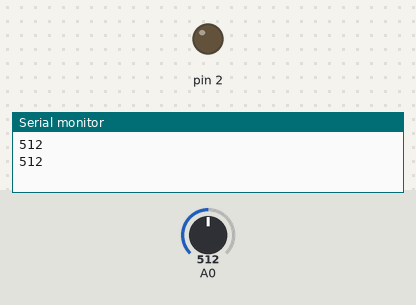
This sketch was run on a simulated Arduino Uno, built with avr-gcc and run on an emulated ATmega328P. Parts: output pins drawn as LEDs (lit = HIGH), the last lines printed to the serial monitor. The test bench sets the inputs (shaded band); at power-on: A0 = 512.

Above: at 1.3 s.
1.4 s: A0 set to 207
3.2 s: A0 set to 181
At 5.1 s:
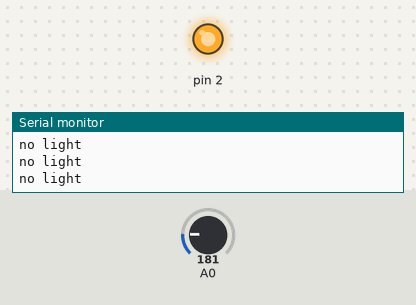
5.5 s: A0 set to 210
At 6.6 s:
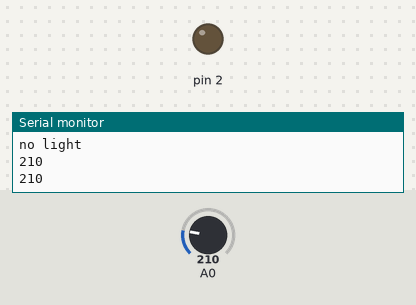
7.5 s: A0 set to 190
At 9.4 s:
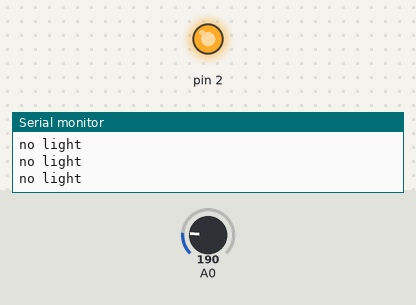
Timing chart, 0 to 10.5 s (numbered marks = the images above; inputs shaded):
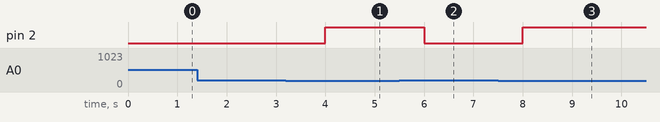

The sketch:

light_sensor.ino
```cpp
 #define normal_time 500

int level;
void setup() {
  pinMode(A0, INPUT);
  Serial.begin(9600);
  pinMode(2, OUTPUT);
}

void loop() {
  level = analogRead(A0);
  delay(normal_time);
  if (level < 200 ) {
    Serial.println("no light");
    digitalWrite(2, HIGH);
  }

  else  {
    Serial.println(level);
    digitalWrite(2, LOW);
  }
}
```

Measured:
- the behaviour switches between 200 and 199 on A0 (found by bisection; images 0 and 1)
- after the input at 3.2 s, pin 2: LOW → HIGH after 0.80 s
- after the input at 5.5 s, pin 2: HIGH → LOW after 0.50 s
- after the input at 7.5 s, pin 2: LOW → HIGH after 0.50 s
